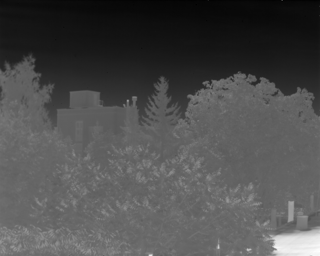
%> input picture Thermal1_320x256_16bit.pgm, 320 x 256 px
$ octave --eval "result = filter_LF_average(imread('Thermal1_320x256_16bit.pgm'));"   (GNU Octave 9; MATLAB toolbox functions it lacks are replaced by stand-ins)
%> lines starting %> are read from the running program, lines starting %| are printed output that depends on the picture
function [image, t] = filter_LF_average(image, varargin)
%AVERAGEFILTER 2-D mean filtering.
%   B = AVERAGEFILTER(A) performs mean filtering of two dimensional
%   matrix A with integral image method. Each output pixel contains
%   the mean value of the 3-by-3 neighborhood around the corresponding
%   pixel in the input image.
%
%   B = AVERAGEFILTER(A, [M N]) filters matrix A with M-by-N neighborhood.
%   M defines vertical window size and N defines horizontal window size.
%
%   B = AVERAGEFILTER(A, [M N], PADDING) filters matrix A with the
%   predefined padding. By default the matrix is padded with zeros to
%   be compatible with IMFILTER. But then the borders may appear distorted.
%   To deal with border distortion the PADDING parameter can be either
%   set to a scalar or a string:
%       'circular'    Pads with circular repetition of elements.
%       'replicate'   Repeats border elements of matrix A.
%       'symmetric'   Pads array with mirror reflections of itself.
%
%   B = AVERAGEFILTER(A, [M N], INTEGRAL) filters matrix A with
%   the precalculated integral image INTEGRAL. Reuse of the INTEGRAL
%   dramatically reduces the computation time. However, the filter size
%   [M, N] can't be bigger than the filter size specified during
%   the creation of the INTEGRAL. The padding parameter is also inherited
%   with the passed INTEGRAL image.
%
%   [B, INTEGRAL] = AVERAGEFILTER(A) filters matrix A and returns the
%   average image B together with the integral image INTEGRAL.
%
%   Comparison
%   ----------
%   There are different ways how to perform mean filtering in MATLAB.
%   An effective way for small neighborhoods is to use IMFILTER:
%
%       I = imread('eight.tif');
%       meanFilter = fspecial('average', [3 3]);
%       J = imfilter(I, meanFilter);
%       figure, imshow(I), figure, imshow(J)
%
%   However, IMFILTER slows down with the increasing size of the
%   neighborhood while AVERAGEFILTER processing time remains constant.
%   And once one of the neighborhood dimensions is over 7 pixels,
%   AVERAGEFILTER is faster. Anyway, both IMFILTER and AVERAGEFILTER give
%   the same results.
%
%   Remark
%   -------
%   The output class type is the same as the class type of input matrix A.
%
%   Example
%   -------
%       I = imread('eight.tif');
%       J = averagefilter(I, [5 5], 'replicate');
%       figure, imshow(I), figure, imshow(J)
%
%   See also IMFILTER, FSPECIAL, PADARRAY.
%   Contributed by Jan Motl (jan@motl.us)
%   $Revision: 1.3 $  $Date: 2013/05/04 16:58:01 $
% Parameter checking.
% https://www.mathworks.com/matlabcentral/fileexchange/40174-average-filter
if ndims(image)==3
    image = rgb2gray(image);
end
image = double(image);
%
numvarargs = length(varargin);
%> numvarargs = 0
if numvarargs > 2
    error('myfuns:somefun2Alt:TooManyInputs', ...
        'requires at most 2 optional inputs');
end

optargs = {[3 3] 0};            % set defaults for optional inputs
optargs(1:numvarargs) = varargin;
[window, padding] = optargs{:}; % use memorable variable names
%> window = [3 3]; padding = 0
m = window(1);
%> m = 3
n = window(2);
%> n = 3
if (ndims(image)~=2)            % check for color pictures
    display('The input image must be a two dimensional array.')
    display('Consider using rgb2gray or similar function.')
    return
end
% Initialization.
[rows columns] = size(image);
%> rows = 256; columns = 320
% If we have to calculate the integral image, calculate it.
if ischar(padding) || isscalar(padding)
    % Pad the image.
    imageP  = padarray(image, [floor((m+1)/2) floor((n+1)/2)], padding, 'pre');
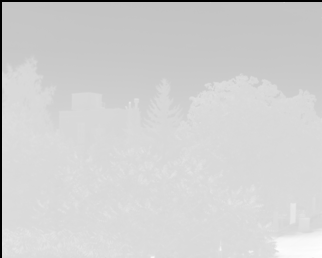
%> imageP: size 258x322 double; min 0, max 29563, mean 24302.1; drawn with min black and max white
    imagePP = padarray(imageP, [ceil((m-1)/2) ceil((n-1)/2)], padding, 'post');
    % Always use double because uint8 would be too small.
    imageD = double(imagePP);
    % Calculate the integral image - the sum of numbers above and left.
    t = cumsum(cumsum(imageD),2);
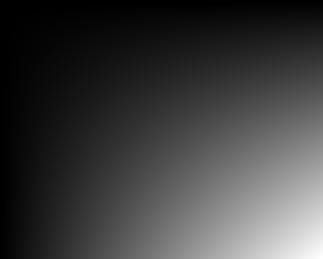
%> t: size 259x323 double; min 0, max 2018920169, mean 493316855.5; drawn with min black and max white
else
    % Cut the integral image from the potentionally bigger integral image.
    intm = size(padding, 1) - rows;
    intn = size(padding, 2) - columns;
    deltaMPre = floor((intm+1)/2) - floor((m+1)/2) + 1;
    deltaMPost = ceil((intm-1)/2) - ceil((m-1)/2);

    deltaNPre = floor((intn+1)/2) - floor((n+1)/2) + 1;
    deltaNPost = ceil((intn-1)/2) - ceil((n-1)/2);

    t = padding(deltaMPre : end-deltaMPost, deltaNPre : end-deltaNPost);
end
% Calculate the mean values from the look up table 't'.
imageI = t(1+m:rows+m, 1+n:columns+n) + t(1:rows, 1:columns)...
    - t(1+m:rows+m, 1:columns) - t(1:rows, 1+n:columns+n);
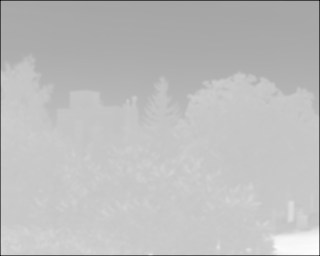
%> imageI: size 256x320 double; min 90705, max 265359, mean 220769; drawn with min black and max white
% Now each pixel contains sum of the window. But we want the average value.
imageI = imageI/(m*n);
% Return matrix in the original type class.

%image = cast(imageI, class(image));
image = imageI;
